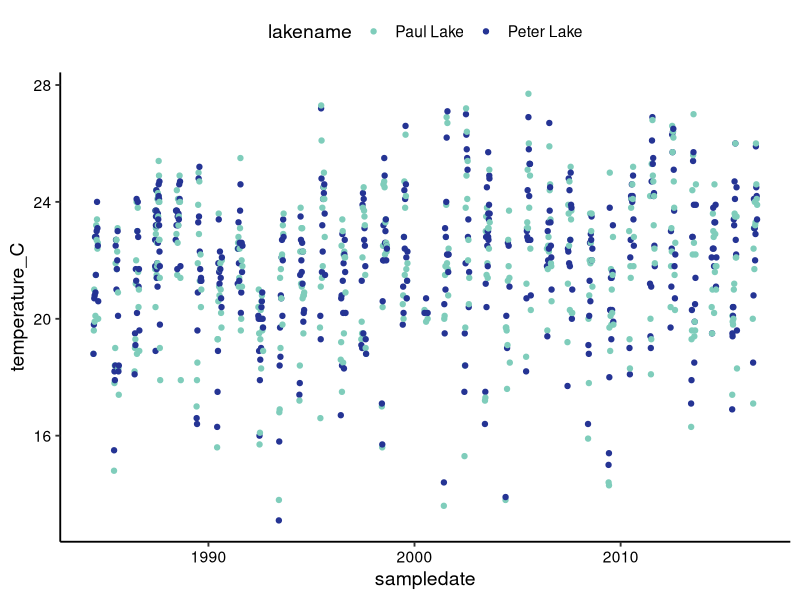

Write the R code that produced this figure. (Note: this script raises an error after producing the figure.)
## ---- chunk 1
getwd()
library(tidyverse)
#install.packages("lubridate")
library(lubridate)
#install.packages("nlme")
library(nlme)
#install.packages("lsmeans")
library(lsmeans)
#install.packages("multcompView")
library(multcompView)

PeterPaul.chem <- read.csv("./Data/Processed/NTL-LTER_Lake_ChemistryPhysics_PeterPaul_Processed.csv")

# Set date to date format
PeterPaul.chem$sampledate <- as.Date(PeterPaul.chem$sampledate, 
                                               format = "%m/%d/%y")

mytheme <- theme_classic(base_size = 14) +
  theme(axis.text = element_text(color = "black"), 
        legend.position = "top")
theme_set(mytheme)

## ---- chunk 2
PeterPaul.summertemp <- 
  PeterPaul.chem %>%
  #select columns lakename through temp
  select(lakename:temperature_C) %>%
  #filter for Julian days in June-August and surface measurements
  filter(daynum > 151 & daynum < 243 & depth == 0 ) %>%
  #add a "week" column to represent seasonality (week() function is from lubridate)
  mutate(Week = week(sampledate)) %>%
  #autocorrelation code (further down) won't work if there are NAs
  na.exclude()

ggplot(PeterPaul.summertemp, aes(x = sampledate, y = temperature_C, color = lakename)) +
  geom_point() +
  scale_color_manual(values = c("#7fcdbb", "#253494"))
## ---- chunk 3
# Determine autocorrelation in residuals
TempTest.auto <- lme(data = PeterPaul.summertemp,
                     temperature_C ~ sampledate * lakename, 
                     random = ~1|Week)
# take dataset we just made
# (Fixed effects model w/ interaction term) predict temp based on sample date and lake
# specify that our random variable is week
TempTest.auto
# Output gives us the variability of temperature (1.5 degrees) across weeks

ACF(TempTest.auto)
# This tells us that 42% of the variability in our data is explained by the variable of weeks
## ---- chunk 4
TempTest.mixed <- lme(data = PeterPaul.summertemp,
                     temperature_C ~ sampledate * lakename, 
                     random = ~1|Week,
                     #specify autocorrelation structure of order 1
                     #sampledate is duplicated in some cases, so need to split up by lake
                     correlation = corAR1(form = ~ sampledate/lakename|Week, value = 0.423),
                     #time variable|random effect
                     #define method as restricted maximum likelihood
                     method = "REML")
summary(TempTest.mixed)
# Output: First line tells us that the temp. in week 1 at Paul Lake is 20.47 degrees
# Second line tells us that temp in Paul Lake increases by 0.0001 degree each week

# Compare the random effects model with the fixed effects model
TempTest.fixed <- gls(data = PeterPaul.summertemp,
                      temperature_C ~ sampledate * lakename, 
                      method = "REML")
summary(TempTest.fixed)
# fixed effect may be better to use if you have a small sample size or 

anova(TempTest.mixed, TempTest.fixed)
# The lower the AIC, the better.
# The p-value tells us that those models have a significantly different fit

# Post-hoc test
# This will yield groupings of temperature by lake for the average date value
TempTest.posthoc = lsmeans(TempTest.mixed, ~ sampledate * lakename)
cld(TempTest.posthoc, alpha = 0.05, Letters = letters, adjust = "tukey")

# display our final relationship
ggplot(PeterPaul.summertemp, aes(x = sampledate, y = temperature_C, color = lakename)) +
  geom_point() +
  scale_color_manual(values = c("#7fcdbb", "#253494")) +
  labs(x = 'Year', y = 'Temperature (C)') +
  geom_abline(intercept = 20.47, slope = 0.0001)
